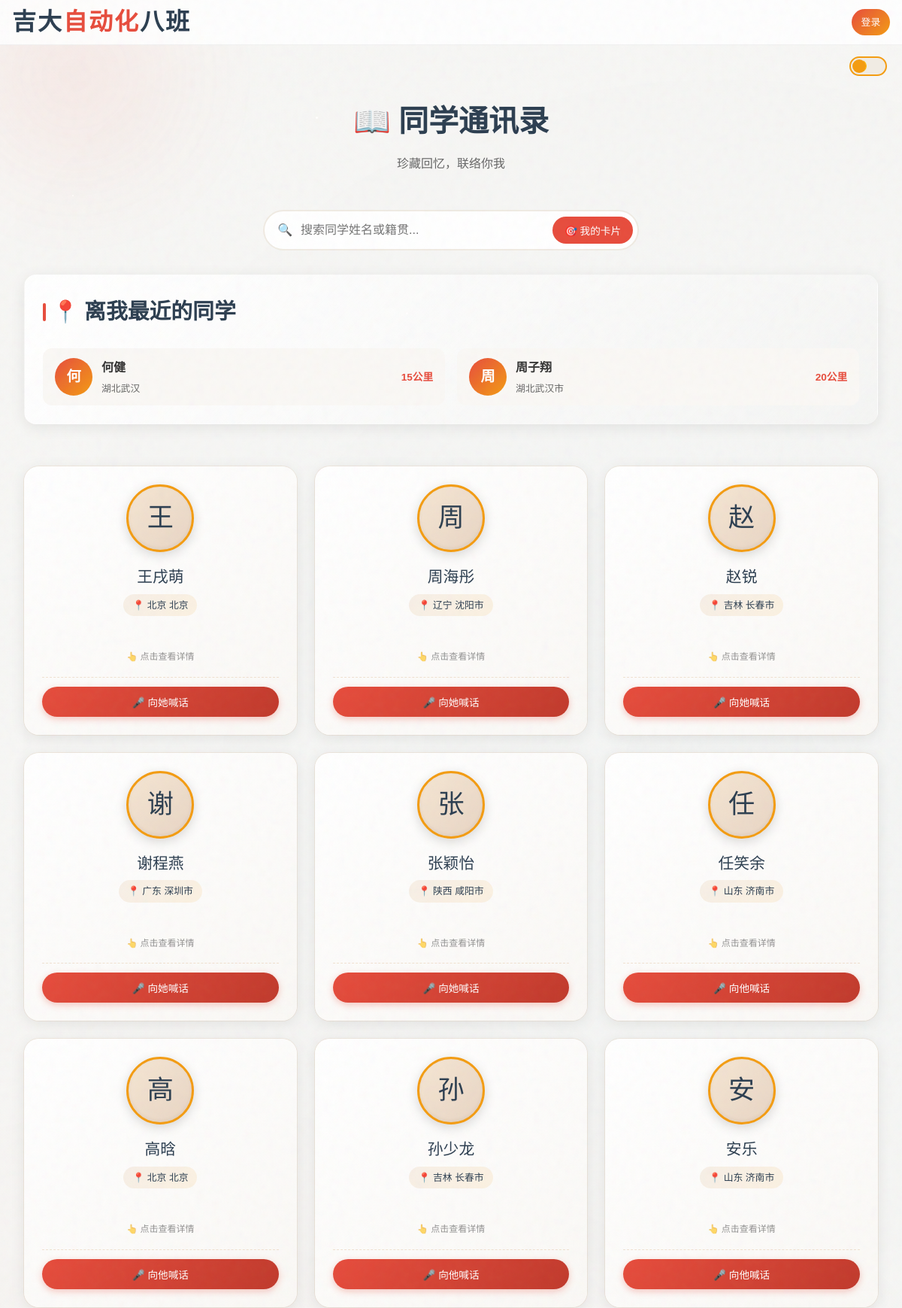
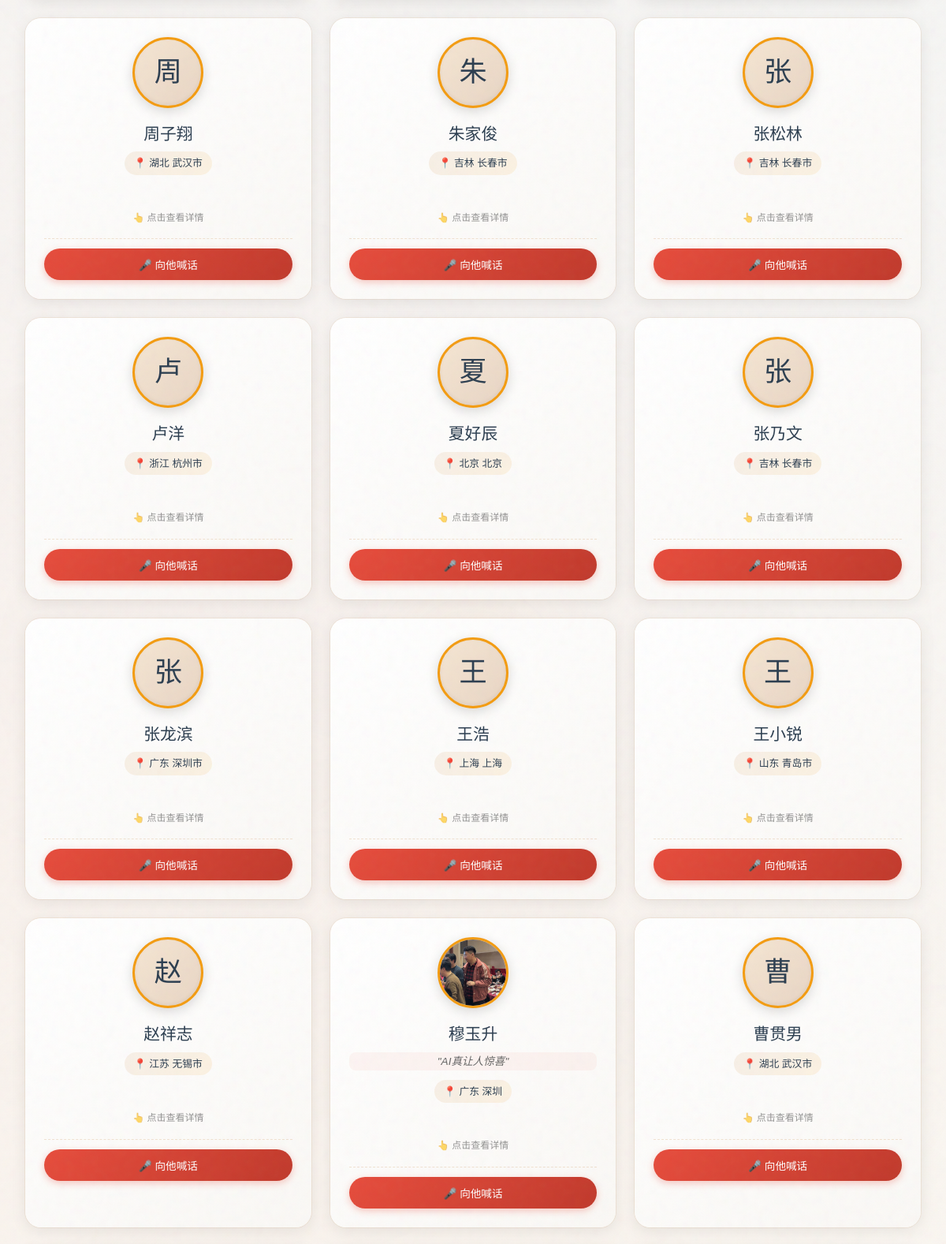
/txl (signed in, upper part), run on the app's committed database (2 pictures, top to bottom).
### tables this page shows
CREATE TABLE students (
            id TEXT PRIMARY KEY,
            name TEXT NOT NULL,
            hometown TEXT,
            hometown_name TEXT,
            city TEXT,
            district TEXT,
            phone TEXT,
            note TEXT,
            custom_intro TEXT,
            hobby TEXT,
            dream TEXT,
            avatar TEXT,
            industry TEXT,
            company TEXT,
            weibo TEXT,
            xiaohongshu TEXT,
            douyin TEXT,
            wechat TEXT,
            qq TEXT,
            email TEXT,
            work TEXT,
            position TEXT,
            birthday TEXT,
            github TEXT,
            coords TEXT
        , gps_coords TEXT, gender TEXT, login_password TEXT, no_password_prompt INTEGER DEFAULT 0, super_admin INTEGER DEFAULT 0, is_admin INTEGER DEFAULT 0, wx_openid TEXT);

### app.py (the view)
@app.route('/txl')
def txl():
    is_logged = 'verified_student' in session
    if not is_logged:
        students = []
    else:
        students = database.read_txl()
    for s in students:
        if not s.get('coords'):
            city = s.get('city', '') or s.get('hometown_name', '')
            district = s.get('district', '')
            if city:
                coords = database.get_coords_by_city(city, district)
                if coords:
                    s['coords'] = coords
    voice_shouts = database.read_voice_shouts()
    nearest_classmates = []
    if is_logged:
        current_user = session['verified_student']
        current_coords = current_user.get('coords', '')
        current_name = current_user.get('name', '')
        current_id = current_user.get('id', '')
        for s in students:
            if s.get('name') == current_name and s.get('id') == current_id:
                gps = s.get('gps_coords', '')
                if gps:
                    current_coords = gps
                break
        if not current_coords:
            for s in students:
                if s.get('name') == current_name and s.get('id') == current_id:
                    current_coords = s.get('coords', '')
                    break
        if current_coords:
            try:
                lat1, lon1 = map(float, current_coords.split(','))
                distances = []
                for s in students:
                    if s.get('name') == current_name:
                        continue
                    s_coords = s.get('gps_coords', '') or s.get('coords', '')
                    if s_coords:
                        try:
                            lat2, lon2 = map(float, s_coords.split(','))
                            dist = haversine_distance(lat1, lon1, lat2, lon2)
                            distances.append((s['name'], dist, s))
                        except:
                            continue
                distances.sort(key=lambda x: x[1])
                nearest_classmates = [(d[2], int(d[1])) for d in distances[:2]]
            except:
                pass
    return render_template('txl.html', students=students, voice_shouts=voice_shouts, nearest_classmates=nearest_classmates, logged_in=is_logged)

### app.py (called while the page is built)
@app.after_request
def add_no_cache_headers(response):
    if request.path.startswith('/static/'):
        response.headers['Cache-Control'] = 'public, max-age=3600'
    else:
        response.headers['Cache-Control'] = 'no-cache, no-store, must-revalidate, max-age=0, private'
        response.headers['Pragma'] = 'no-cache'
        response.headers['Expires'] = '0'
        response.headers['X-Content-Type-Options'] = 'nosniff'
        response.headers['Surrogate-Control'] = 'no-store'
    return response

def haversine_distance(lat1, lon1, lat2, lon2):
    import math
    R = 6371  # 地球半径(公里)
    lat1_rad = math.radians(lat1)
    lat2_rad = math.radians(lat2)
    delta_lat = math.radians(lat2 - lat1)
    delta_lon = math.radians(lon2 - lon1)
    a = math.sin(delta_lat/2)**2 + math.cos(lat1_rad) * math.cos(lat2_rad) * math.sin(delta_lon/2)**2
    c = 2 * math.atan2(math.sqrt(a), math.sqrt(1-a))
    return R * c

### database.py (called while the page is built)
def get_db():
    if not hasattr(_thread_local, 'conn'):
        _thread_local.conn = sqlite3.connect(DB_FILE, check_same_thread=False)
        _thread_local.conn.row_factory = sqlite3.Row
    return _thread_local.conn

def read_txl():
    conn = get_db()
    cursor = conn.cursor()
    cursor.execute('SELECT * FROM students')
    rows = cursor.fetchall()
    students = []
    for row in rows:
        students.append(dict(row))
    return students

def read_voice_shouts(include_deleted=False):
    conn = get_db()
    cursor = conn.cursor()
    if include_deleted:
        cursor.execute('SELECT * FROM voice_shouts ORDER BY id DESC')
    else:
        cursor.execute('SELECT * FROM voice_shouts WHERE deleted = 0 ORDER BY id DESC')
    rows = cursor.fetchall()
    shouts = []
    for row in rows:
        shouts.append(dict(row))
    return shouts

### templates/txl.html (shortened to what this page needs)
<!DOCTYPE html>
<html lang="zh-CN">
<head>
    <link rel="stylesheet" href="/static/css/style.css">
    <link rel="stylesheet" href="/static/css/film-grain.css">
    <link rel="stylesheet" href="/static/css/txl-flip.css">
    <link rel="stylesheet" href="/static/css/ambient-bg.css">
    <link rel="stylesheet" href="/static/css/special-effects.css">
    <link rel="stylesheet" href="/static/css/interactions.css">
    <link rel="stylesheet" href="/static/css/night-mode.css">
</head>
<body>
    <div class="film-grain-overlay"></div>
    <div class="ambient-bg-container">
        <div class="starfield">
            <div class="star small"></div><div class="star medium"></div><div class="star large"></div>
            <div class="star small"></div><div class="star medium"></div><div class="star small"></div>
            <div class="star large"></div><div class="star small"></div><div class="star medium"></div>
            <div class="star small"></div><div class="star medium"></div><div class="star small"></div>
            <div class="star medium"></div><div class="star large"></div><div class="star small"></div>
        </div>
        <div class="fireflies">
        </div>
        <div class="ambient-glow warm"></div>
        <div class="ambient-glow accent"></div>
        <div class="clouds">
            <div class="cloud"></div><div class="cloud"></div><div class="cloud"></div>
            <div class="cloud"></div><div class="cloud"></div>
        </div>
    </div>
    <header class="top-header">
        <h1 class="header-title">吉大<span>自动化</span>八班</h1>
        <div id="userStatus" class="user-status"></div>
    </header>
    <main class="main-content">
        <div class="container">
            <div class="page-header">
                <h1 class="page-title">📖 同学通讯录</h1>
                <p class="page-subtitle">珍藏回忆，联络你我</p>
            </div>
            {% if logged_in %}
            <div class="search-box">
                <input type="text" id="searchInput" placeholder="搜索同学姓名或籍贯...">
                <button type="button" class="search-box-btn" onclick="scrollToMyCard()" title="定位到我的卡片">🎯 我的卡片</button>
            </div>
            {% endif %}
            {% if nearest_classmates %}
            <div class="nearest-section">
                <h2 class="section-title">📍 离我最近的同学</h2>
                <div class="nearest-list">
                    {% for mate, dist in nearest_classmates %}
                    <a href="#student-{{ mate.name }}" class="nearest-item" onclick="scrollToStudent('{{ mate.name }}')">
                        <div class="nearest-avatar">
                            {% if mate.avatar %}
                            <img src="{{ mate.avatar }}" alt="{{ mate.name }}">
                            {% else %}
                            {{ mate.name[0] }}
                            {% endif %}
                        </div>
                        <div class="nearest-info">
                            <div class="nearest-name">{{ mate.name }}</div>
                            <div class="nearest-location">{{ mate.hometown_name or '' }}{{ mate.city or '' }}</div>
                        </div>
                        <div class="nearest-distance">{{ dist }}公里</div>
                    </a>
                    {% endfor %}
                </div>
            </div>
            {% endif %}
            {% if logged_in %}
            <div class="student-grid" id="studentGrid">
                {% for student in students %}
                <div class="student-card"
                     id="student-{{ student.name }}"
                     data-name="{{ student.name }}"
                     data-hometown="{{ student.hometown_name }}"
                     data-custom-intro="{{ student.custom_intro or '' }}"
                     data-hobby="{{ student.hobby or '' }}">
                    <div class="student-avatar-wrap">
                        <div class="student-avatar {% if student.avatar %}avatar-has{% endif %} {% if student.avatar %}avatar-clickable{% endif %}" onclick="{% if student.avatar %}showAvatarLightbox('{{ student.avatar }}'){% endif %}">
                            {% if student.avatar %}
                            <img src="{{ student.avatar }}" alt="{{ student.name }}">
                            {% else %}
                            {{ student.name[0] }}
                            {% endif %}
                        </div>
                        <div class="student-name">{{ student.name }}</div>
                        {% if student.custom_intro %}
                        <div class="student-custom-intro">"{{ student.custom_intro }}"</div>
                        {% endif %}
                        {% if student.hometown_name %}
                        <div class="student-location-tag">📍 {{ student.hometown_name }}{% if student.city %} {{ student.city }}{% endif %}</div>
                        {% endif %}
                    </div>
                    <div class="expand-toggle">👆 点击查看详情</div>
                    <div class="voice-shout-section">
                        <button type="button" class="voice-shout-btn" onclick="openVoiceShoutModal('{{ student.name }}', '{{ student.gender }}')">🎤 向{{ '她' if student.gender == '女' else '他' }}喊话</button>
                    </div>
                </div>
                {% else %}
                <div class="empty-message">暂无同学信息</div>
                {% endfor %}
            </div>
            {% endif %}
        </div>
    </main>
    <button class="night-mode-toggle" id="nightModeToggle" onclick="toggleNightMode()" title="切换夜间模式"></button>
</body>
</html>

### static/css/film-grain.css (style rules this page uses)
.film-grain-overlay { position: fixed; top: 0; left: 0; width: 100%; height: 100%; pointer-events: none; z-index: 9999; opacity: 0.04; animation: grain 0.5s steps(1) infinite; }
.film-grain-overlay::before { content: ''; position: absolute; top: -50%; left: -50%; width: 200%; height: 200%; background-repeat: repeat; }

### static/css/txl-flip.css (style rules this page uses)
.student-grid { display: grid; grid-template-columns: repeat(auto-fill, minmax(280px, 1fr)); gap: 24px; padding: 24px 0; }
.student-card { position: relative; background: linear-gradient(145deg, #fff 0%, #faf8f5 100%); border-radius: 20px; padding: 24px; box-shadow: 0 4px 20px rgba(0, 0, 0, 0.08), 0 0 0 1px rgba(212, 165, 116, 0.15); transition: all 0.4s cubic-bezier(0.34, 1.56, 0.64, 1); cursor: pointer; overflow: hidden; }
.student-card::before { content: ''; position: absolute; top: 0; left: 0; right: 0; height: 4px; background: linear-gradient(90deg, #e74c3c, #f39c12, #2ecc71, #3498db, #9b59b6); background-size: 200% 100%; animation: rainbow-slide 3s linear infinite; opacity: 0.8; }
.student-avatar-wrap { text-align: center; margin-bottom: 16px; }
.student-avatar { width: 90px; height: 90px; border-radius: 50%; border: 3px solid var(--accent); object-fit: cover; background: linear-gradient(135deg, #f5e6d3, #e8d5c4); display: inline-flex; align-items: center; justify-content: center; font-family: 'ZCOOL XiaoWei', serif; font-size: 2.2rem; color: var(--primary); box-shadow: 0 4px 15px rgba(0, 0, 0, 0.15), inset 0 -2px 5px rgba(0, 0, 0, 0.05); transition: all 0.3s ease; }
.student-name { font-family: 'ZCOOL XiaoWei', 'Noto Serif SC', serif; font-size: 1.3rem; color: var(--primary); text-align: center; margin-bottom: 4px; }
.student-custom-intro { font-size: 0.85rem; color: var(--text-light); text-align: center; font-style: italic; margin-bottom: 12px; padding: 0 10px; }
.student-location-tag { display: inline-flex; align-items: center; gap: 4px; background: linear-gradient(135deg, rgba(212, 165, 116, 0.15), rgba(243, 156, 18, 0.1)); padding: 4px 12px; border-radius: 20px; font-size: 0.8rem; color: var(--primary); margin-bottom: 16px; }
.expand-toggle { text-align: center; padding-top: 12px; font-size: 0.75rem; color: var(--text-light); opacity: 0.7; transition: opacity 0.3s ease; }
.voice-shout-section { margin-top: 16px; padding-top: 12px; border-top: 1px dashed rgba(212, 165, 116, 0.3); }
.voice-shout-btn { width: 100%; padding: 10px; background: linear-gradient(135deg, var(--secondary), #c0392b); color: white; border: none; border-radius: 25px; font-size: 0.85rem; cursor: pointer; transition: all 0.3s ease; box-shadow: 0 3px 10px rgba(231, 76, 60, 0.3); }
.student-card { animation: card-arrive 0.5s cubic-bezier(0.34, 1.56, 0.64, 1) backwards; }
.student-card:nth-child(1) { animation-delay: 0.03s; }
.student-card:nth-child(2) { animation-delay: 0.06s; }
.student-card:nth-child(3) { animation-delay: 0.09s; }
.student-card:nth-child(4) { animation-delay: 0.12s; }
.student-card:nth-child(5) { animation-delay: 0.15s; }
.student-card:nth-child(6) { animation-delay: 0.18s; }
.student-card:nth-child(7) { animation-delay: 0.21s; }
.student-card:nth-child(8) { animation-delay: 0.24s; }
.student-card:nth-child(9) { animation-delay: 0.27s; }
.student-card:nth-child(10) { animation-delay: 0.30s; }
.student-card:nth-child(11) { animation-delay: 0.33s; }
.student-card:nth-child(12) { animation-delay: 0.36s; }

### static/css/night-mode.css (style rules this page uses)
.night-mode-toggle { position: fixed; top: 75px; right: 20px; width: 50px; height: 26px; background: var(--bg-dark); border: 2px solid var(--accent); border-radius: 13px; cursor: pointer; z-index: 9999; transition: all 0.3s ease; display: flex; align-items: center; padding: 2px; }
.night-mode-toggle::before { content: '🌙'; position: absolute; left: 4px; font-size: 0.9rem; transition: all 0.3s ease; }
.night-mode-toggle::after { content: ''; position: absolute; left: 2px; width: 18px; height: 18px; background: var(--accent); border-radius: 50%; transition: all 0.3s ease; }
body { transition: background 0.5s ease, color 0.5s ease; }

### data on the page
students: name "何", name "何健", hometown_name "湖北", city "武汉"
students: name "周", name "周子翔", hometown_name "湖北", city "武汉市", name "周", name "周子翔", hometown_name "湖北", city "武汉市", gender "他"
students: name "王", name "王戌萌", hometown_name "北京", city "北京", gender "她"
students: name "周", name "周海彤", hometown_name "辽宁", city "沈阳市", gender "她"
students: name "赵", name "赵锐", hometown_name "吉林", city "长春市", gender "她"
students: name "谢", name "谢程燕", hometown_name "广东", city "深圳市", gender "她"
students: name "张", name "张颖怡", hometown_name "陕西", city "咸阳市", gender "她"
students: name "任", name "任笑余", hometown_name "山东", city "济南市", gender "他"
students: name "高", name "高晗", hometown_name "北京", city "北京", gender "他"
students: name "孙", name "孙少龙", hometown_name "吉林", city "长春市", gender "他"
students: name "安", name "安乐", hometown_name "山东", city "济南市", gender "他"
students: name "朱", name "朱家俊", hometown_name "吉林", city "长春市", gender "他"
students: name "张", name "张松林", hometown_name "吉林", city "长春市", gender "他"
students: name "卢", name "卢洋", hometown_name "浙江", city "杭州市", gender "他"
students: name "夏", name "夏好辰", hometown_name "北京", city "北京", gender "他"
students: name "张", name "张乃文", hometown_name "吉林", city "长春市", gender "他"
students: name "张", name "张龙滨", hometown_name "广东", city "深圳市", gender "他"
students: name "王", name "王浩", hometown_name "上海", city "上海", gender "他"
students: name "王", name "王小锐", hometown_name "山东", city "青岛市", gender "他"
students: name "赵", name "赵祥志", hometown_name "江苏", city "无锡市", gender "他"
students: avatar (picture), name "穆玉升", custom_intro "AI真让人惊喜", hometown_name "广东", city "深圳", gender "他"
students: name "曹", name "曹贯男", hometown_name "湖北", city "武汉市", gender "他"

### other printed values
{{ dist }} "15" "20"
